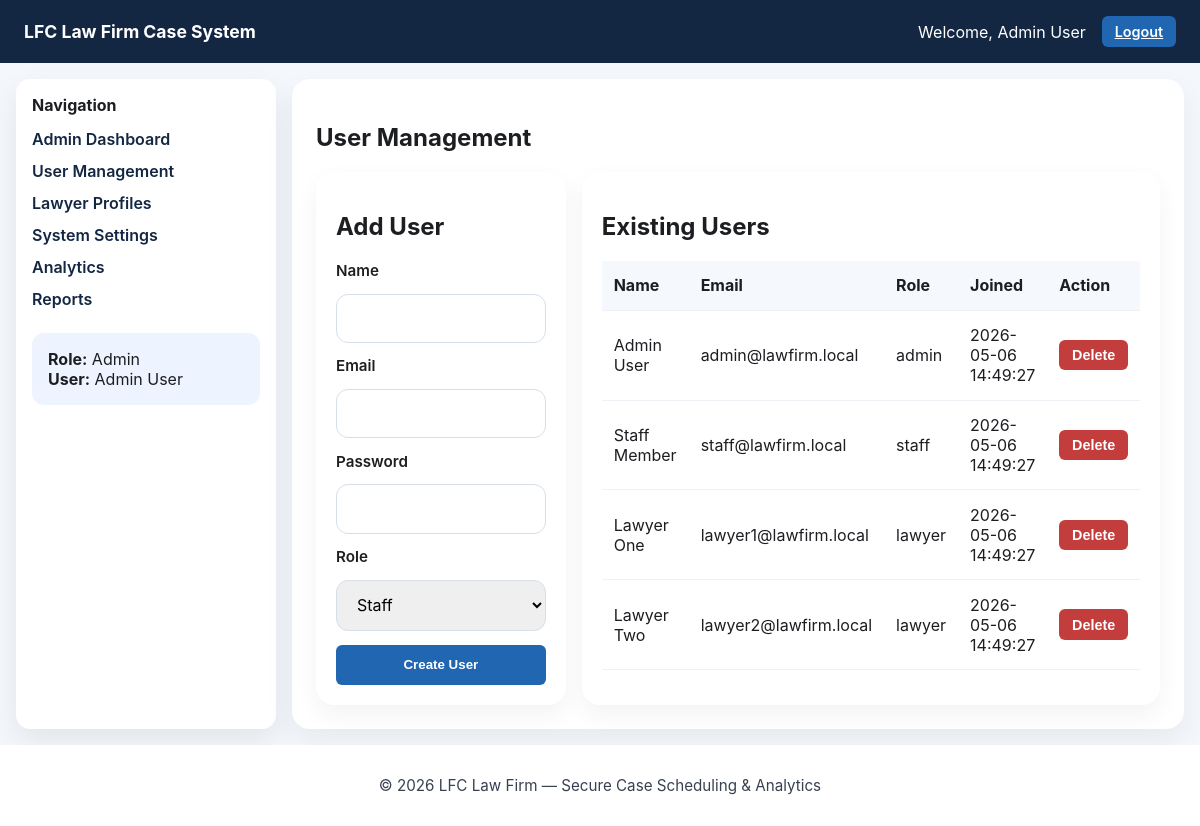
The page /admin/users.php (signed in) on the database its author committed.
### tables this page shows
CREATE TABLE users (
  id INT AUTO_INCREMENT PRIMARY KEY,
  name VARCHAR(100) NOT NULL,
  email VARCHAR(150) NOT NULL UNIQUE,
  password VARCHAR(255) NOT NULL,
  role ENUM('admin','staff','lawyer') NOT NULL DEFAULT 'staff',
  created_at TIMESTAMP DEFAULT CURRENT_TIMESTAMP
);

### admin/users.php (the view, shortened to what this page needs)
<?php
require_once __DIR__ . '/../config/database.php';
$users = $mysqli->query('SELECT id, name, email, role, created_at FROM users ORDER BY created_at DESC');
?>
<?php include __DIR__ . '/../includes/header.php'; ?>
<?php include __DIR__ . '/../includes/sidebar.php'; ?>
<section class="content-panel">
    <h1>User Management</h1>
    <div class="grid two-col">
        <article class="card">
            <h2>Add User</h2>
            <form method="post" class="form-card">
                <label>Name</label>
                <input type="text" name="name" required>
                <label>Email</label>
                <input type="email" name="email" required>
                <label>Password</label>
                <input type="password" name="password" required>
                <label>Role</label>
                <select name="role">
                    <option value="staff">Staff</option>
                </select>
                <button class="button" type="submit">Create User</button>
            </form>
        </article>
        <article class="card">
            <h2>Existing Users</h2>
            <table>
                <thead>
                    <tr><th>Name</th><th>Email</th><th>Role</th><th>Joined</th><th>Action</th></tr>
                </thead>
                <tbody>
                    <?php while ($row = $users->fetch_assoc()): ?>
                        <tr>
                            <td><?php echo htmlspecialchars($row['name']); ?></td>
                            <td><?php echo htmlspecialchars($row['email']); ?></td>
                            <td><?php echo htmlspecialchars($row['role']); ?></td>
                            <td><?php echo htmlspecialchars($row['created_at']); ?></td>
                            <td>
                                <?php if ($row['id'] !== $_SESSION['user_id']): ?>
                                    <form method="post" style="display:inline;">
                                        <button type="submit" class="button small danger">Delete</button>
                                    </form>
                                <?php endif; ?>
                            </td>
                        </tr>
                    <?php endwhile; ?>
                </tbody>
            </table>
        </article>
    </div>
</section>
<?php include __DIR__ . '/../includes/footer.php'; ?>

### assets/css/style.css (style rules this page uses)
* { box-sizing: border-box; }
body { margin: 0; font-family: Inter, system-ui, -apple-system, BlinkMacSystemFont, 'Segoe UI', sans-serif; background: #f4f7fb; color: #1c1e21; }
.button, button { background: #2066b0; border: none; color: white; padding: 0.8rem 1rem; border-radius: 6px; cursor: pointer; font-weight: 600; }
.button.small { padding: 0.45rem 0.8rem; font-size: 0.9rem; }
.button.danger, .button.small.danger { background: #c43d3d; }
.content-panel { background: #fff; padding: 1.5rem; border-radius: 18px; box-shadow: 0 12px 30px rgba(16, 24, 40, 0.06); }
.card { background: #fff; border-radius: 18px; padding: 1.25rem; box-shadow: 0 10px 24px rgba(15, 23, 42, 0.05); }
.grid.two-col { display: grid; gap: 1rem; grid-template-columns: 1fr 1fr; }
.form-card { display: grid; gap: 0.85rem; }
.form-card label { font-weight: 600; font-size: 0.95rem; }
.form-card input, .form-card select, .form-card textarea { width: 100%; padding: 0.85rem 1rem; border: 1px solid #d7dfea; border-radius: 12px; font: inherit; }
table { width: 100%; border-collapse: collapse; margin-top: 0.75rem; }
thead { background: #f5f8fd; }
th, td { padding: 0.9rem 0.75rem; text-align: left; border-bottom: 1px solid #eef2f7; }

### rows shown on the page
users: name "Admin User", email "admin@lawfirm.local", role "admin", created_at "2026-05-06 14:49:27"
users: name "Staff Member", email "staff@lawfirm.local", role "staff", created_at "2026-05-06 14:49:27"
users: name "Lawyer One", email "lawyer1@lawfirm.local", role "lawyer", created_at "2026-05-06 14:49:27"
users: name "Lawyer Two", email "lawyer2@lawfirm.local", role "lawyer", created_at "2026-05-06 14:49:27"

### other values the page prints
$_SESSION['name'] "Admin User"
$label "Admin Dashboard User Management Lawyer Profiles System Settings Analytics Reports"
$role "Admin"
